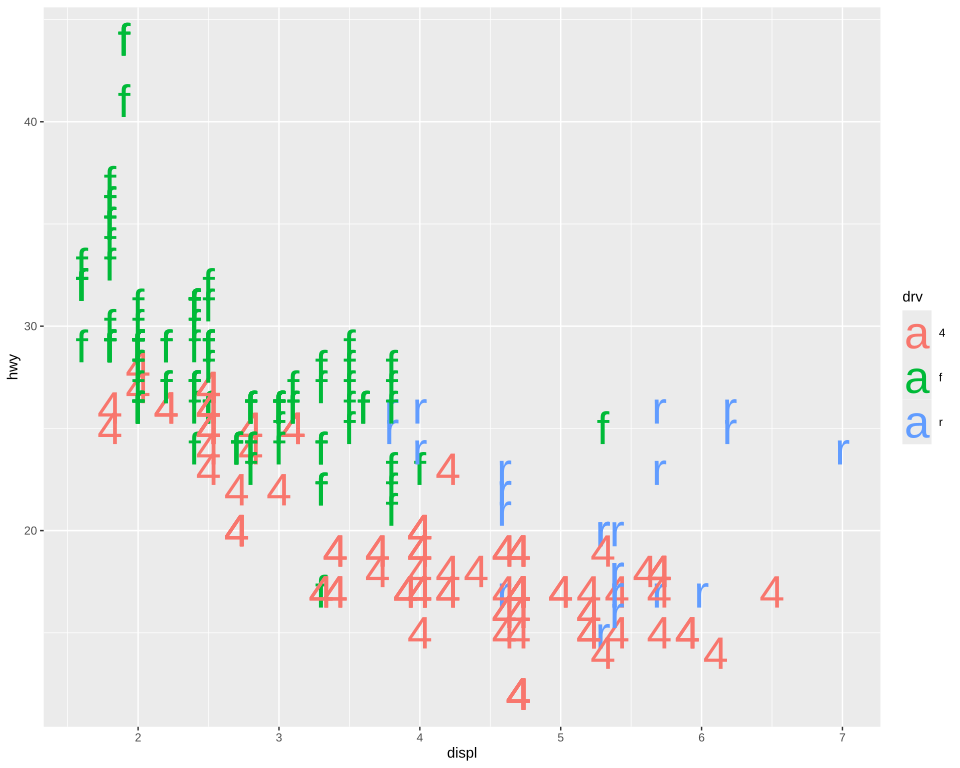

Recreate this plot in R.
# The plot test/golden/text_key_big.svg draws, drawn by ggplot2 itself, as ggplot2's own visual
# tests draw their snapshots: the independent check on that golden whenever it changes. The suite
# never runs this; it needs R, ggplot2 and vdiffr, saved as the Docker image giggly-r:ggplot2-4.0.3.
# From the repository's root:
#
#   docker run --rm -v "$PWD/test/golden":/golden:ro giggly-r:ggplot2-4.0.3 \
#     Rscript /golden/text_key_big.R > text_key_big.ggplot2.svg
#
# and compare the two drawings element by element, as test/golden/point.R describes.
#
# mpg's drive trains written at each point, coloured by drive train, at size 12 mm: each colour
# key is the letter "a" at 34.14 points, its key 21.87 points wide and 33.47 tall, the letter's
# width and its ascent and descent with a margin of 1.44 points each side, a tenth of a line of
# grid's default 12-point font, as `draw_key_text()` measures it.
# First checked with ggplot2 4.0.3 and vdiffr 1.0.9: every element matches, the x axis drawn before
# the y as test/golden/point.R describes, and every clip path.

library(ggplot2)

plot <- ggplot(mpg, aes(displ, hwy, colour = drv, label = drv)) +
  geom_text(size = 12) +
  theme_gray()

file <- tempfile(fileext = ".svg")
suppressWarnings(vdiffr::write_svg(plot, file))
cat(readLines(file), sep = "\n")
